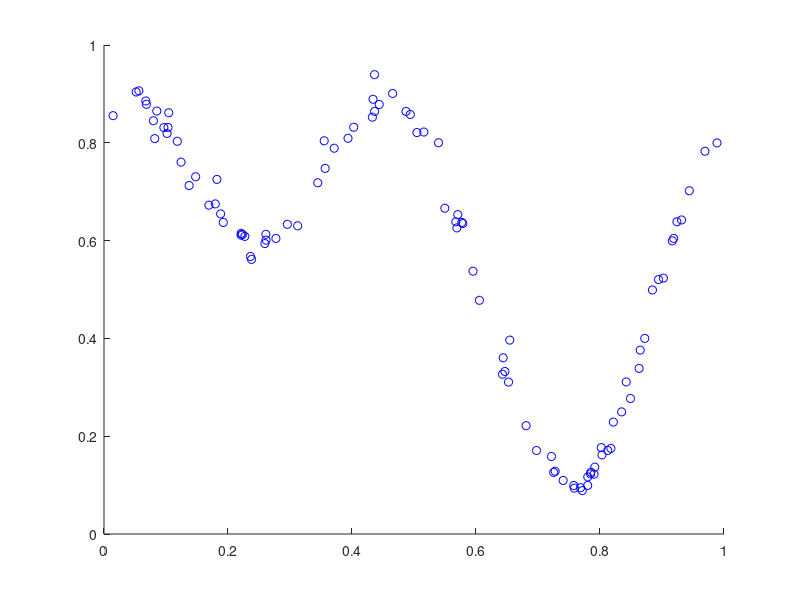

The MATLAB script that drew this image: (Note: this script raises an error after producing the figure.)
%% Data plotting
% The point of today's seminar is to implement a MLP that will do a
% regression of a function. In order to avoid over fitting, we will add
% some noise.

%We first define a vector of 100 points between 0 and 1, which corresponds 
%to the x coordinate of the points of funtion we want to find
x=rand(100,1);

%We then associate to each x-coordinate the y-coordinate. The function we
%want to find is f: x -> y = sin(2*pi*x) + cos(4*pi*x).
y=zeros(1,length(x));
for i = 1:length(x)
    y(i) = 0.6+sin(2*pi*x(i))/4 + cos(4*pi*x(i))/4 ;%to hide
end


%We then need to add some noise, the noise is taken from a normal
%distribution centered in 0 and of standard deviation 0.1. Use the randn()
%function
y = y + randn(1,length(y))/40;%hide only the last part

figure(1)
scatter(x,y,'b')

%% Initialisation
% We are going to implement a two layer perceptrons to match the data we
% have just created. In order to force you not to copy the lecture slides,
% we will use the different weights notations. The input vector is called
% Input, the intermediary one is called Inter and the final one is called
% Output. The weights that go from Input to Inter are U and the one that go
% from Inter to Output is V.


%We first need to initialise and choose the size of those vectors. We work
%in 2D, we therefore use 2 coordinates for the Input vectors (x and the
% bias) and one coordinate for the output vector (y). We start by arbitrarily 
%choosing to have 3 intermediary states. Therefore U is a matrix of size (2,3) while 
%V is a matrix of size (3,1).

nb_state=3;
U = rand(nb_state,2);
V = rand(1,nb_state);

% Initialisation of empty matrices
Inter=zeros(nb_state,1);
Output=zeros(length(x),1);
Err=zeros(length(x),1);

%You now need to implement the forward step. The sigmoid has already been 
%chosen. It is the g function.
for i = 1:length(x)
    Input=[1,x(i)];
    %What is the intermediary vector?
    for j = 1:nb_state
        Inter(j)=g(Input*U(j,:)');%to remove
    end
    
    %How do you compute the output?
    Output(i)=g(V*Inter);%to remove
    
    %Expression of the error:
    Err(i)=(Output(i)-y(i))^2;
end
sum(Err)

figure(1)
scatter(x,y,'b')
hold on
scatter(x,Output,'r')
hold off

%% Forward propagation and Back propagation
%Here you will also implement the back propagation. By pressing control
%enter a sufficent number of times, you should see that the red dots
%converge to the position of the blue ones. You can also accelarate the
%computation by choosing a greater number of ieration of the update of the
%weights.

nb_iter=1;
eta = 1;

for iter = 1:nb_iter
    for i = 1:length(x)
        Input=[1,x(i)];
        %What is the intermediary vector?
        for j = 1:nb_state
            Inter(j)=g(Input*U(j,:)');%to remove
        end

        %How do you compute the output?
        Output(i)=g(V*Inter);%to remove
       
        %Now you need to compute the Delta and the delta values that you
        %will be able to find within the lecture notes. However you need to
        %be careful with the notations.
        Delta = -(y(i) - Output(i))*g_diff(V*Inter);%to remove
        
        delta = zeros(nb_state,1);
        for j = 1:nb_state
            delta(j)=Delta*V(j)*g_diff(Input*U(j,:)');%to remove
        end
        %Finally you need to update the weights values according to the
        %equation you can find witin the slides.
        for j = 1:2
            for l = 1:nb_state
                U(l,j) = U(l,j) - eta * delta(l)*Input(j);%to remove
            end
        end
        for j = 1:nb_state
            V(j) = V(j) - eta * Delta*Inter(j);%to remove
        end

        %the error is still the same
        Err(i)=(Output(i)-y(i))^2;
    end
end

sum(Err)

figure(1)
scatter(x,y,'b')
hold on
scatter(x,Output,'r')
hold off